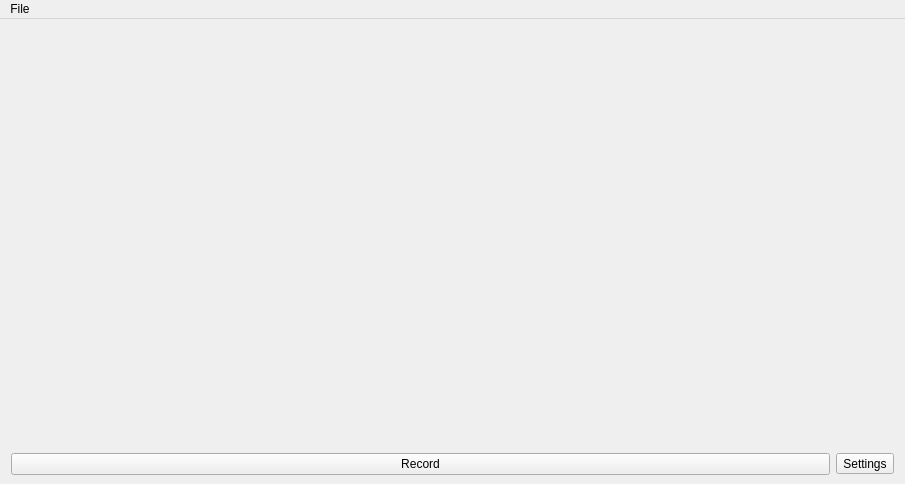
<?xml version="1.0" encoding="UTF-8"?>
<ui version="4.0">
 <class>MainWindow</class>
 <widget class="QMainWindow" name="MainWindow">
  <property name="geometry">
   <rect>
    <x>0</x>
    <y>0</y>
    <width>905</width>
    <height>484</height>
   </rect>
  </property>
  <property name="sizePolicy">
   <sizepolicy hsizetype="Preferred" vsizetype="Preferred">
    <horstretch>0</horstretch>
    <verstretch>0</verstretch>
   </sizepolicy>
  </property>
  <property name="windowTitle">
   <string>Specter</string>
  </property>
  <property name="dockOptions">
   <set>QMainWindow::AllowTabbedDocks|QMainWindow::AnimatedDocks</set>
  </property>
  <widget class="QWidget" name="centralWidget">
   <layout class="QVBoxLayout" name="verticalLayout">
    <property name="bottomMargin">
     <number>9</number>
    </property>
    <item>
     <widget class="SpectrogramWidget" name="spectrogramDisplay" native="true">
      <property name="sizePolicy">
       <sizepolicy hsizetype="Expanding" vsizetype="Expanding">
        <horstretch>0</horstretch>
        <verstretch>0</verstretch>
       </sizepolicy>
      </property>
     </widget>
    </item>
    <item>
     <layout class="QHBoxLayout" name="horizontalLayout_2" stretch="0,0">
      <item>
       <widget class="QPushButton" name="recordButton">
        <property name="text">
         <string>Record</string>
        </property>
        <property name="checkable">
         <bool>true</bool>
        </property>
       </widget>
      </item>
      <item>
       <widget class="QToolButton" name="settingsButton">
        <property name="text">
         <string>Settings</string>
        </property>
        <property name="icon">
         <iconset theme="preferences-system"/>
        </property>
       </widget>
      </item>
     </layout>
    </item>
   </layout>
  </widget>
  <widget class="QMenuBar" name="menuBar">
   <property name="geometry">
    <rect>
     <x>0</x>
     <y>0</y>
     <width>905</width>
     <height>20</height>
    </rect>
   </property>
   <widget class="QMenu" name="menuFile">
    <property name="title">
     <string>File</string>
    </property>
    <addaction name="actionAbout_Specter"/>
    <addaction name="separator"/>
    <addaction name="actionOpen"/>
    <addaction name="actionSave_Image"/>
    <addaction name="separator"/>
    <addaction name="actionPreferences_2"/>
   </widget>
   <addaction name="menuFile"/>
  </widget>
  <action name="actionFile">
   <property name="text">
    <string>File</string>
   </property>
  </action>
  <action name="actionAbout_Specter">
   <property name="text">
    <string>About Specter</string>
   </property>
  </action>
  <action name="actionPreferences">
   <property name="text">
    <string>Preferences</string>
   </property>
  </action>
  <action name="actionOpen">
   <property name="text">
    <string>Open Audio</string>
   </property>
  </action>
  <action name="actionSave_Image">
   <property name="text">
    <string>Save Image</string>
   </property>
  </action>
  <action name="actionPreferences_2">
   <property name="text">
    <string>Preferences</string>
   </property>
  </action>
 </widget>
 <layoutdefault spacing="6" margin="11"/>
 <customwidgets>
  <customwidget>
   <class>SpectrogramWidget</class>
   <extends>QWidget</extends>
   <header>spectrogramwidget.h</header>
   <container>1</container>
  </customwidget>
 </customwidgets>
 <resources/>
 <connections/>
</ui>
